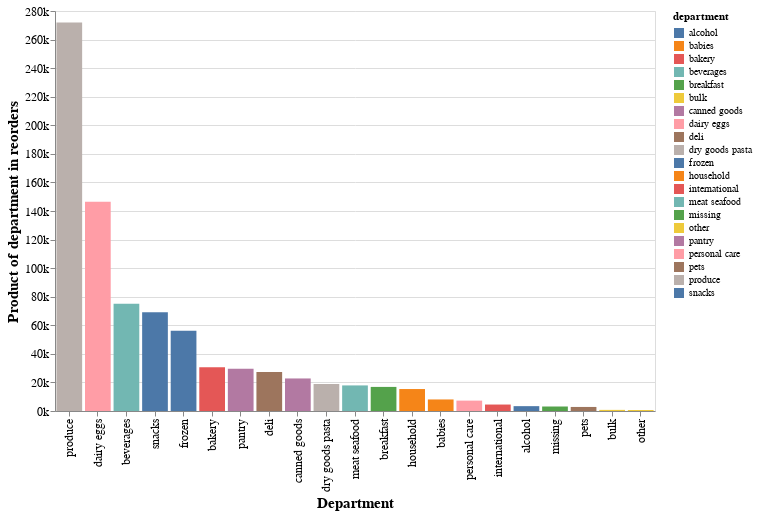

The notebook cell saved with this chart:
### Code cell
reorder_product_department_chart = (alt.Chart(max_department_product).encode(x = alt.X('department', sort = '-y', title='Department'),
                                         y = alt.Y('count', title = 'Product of department in reorders', axis=alt.Axis(format='s')),
                                         color = 'department',
                                         tooltip= 'count').mark_bar()).properties(width = 600, height = 400).configure_axis(labelFontSize=12, titleFontSize = 15)

reorder_product_department_chart

### Figure 1 — Vega-Lite specification as saved in the notebook (floating-point values rounded to 4 significant figures)
{"config": {"view": {"continuousWidth": 400, "continuousHeight": 300}, "axis": {"labelFontSize": 12, "titleFontSize": 15}}, "data": {"name": "data-43a69795c611d2fe7698549106e77551"}, "mark": "bar", "encoding": {"color": {"field": "department", "type": "nominal"}, "tooltip": {"field": "count", "type": "quantitative"}, "x": {"field": "department", "sort": "-y", "title": "Department", "type": "nominal"}, "y": {"axis": {"format": "s"}, "field": "count", "title": "Product of department in reorders", "type": "quantitative"}}, "height": 400, "width": 600, "$schema": "https://vega.github.io/schema/vega-lite/v4.17.0.json", "datasets": {"data-43a69795c611d2fe7698549106e77551": [{"department": "beverages", "count": 75060}, {"department": "meat seafood", "count": 17907}, {"department": "frozen", "count": 56168}, {"department": "deli", "count": 27367}, {"department": "dry goods pasta", "count": 18885}, {"department": "bulk", "count": 786}, {"department": "other", "count": 697}, {"department": "babies", "count": 8084}, {"department": "bakery", "count": 30692}, {"department": "produce", "count": 271886}, {"department": "pantry", "count": 29498}, {"department": "dairy eggs", "count": 146502}, {"department": "canned goods", "count": 22782}, {"department": "personal care", "count": 7271}, {"department": "breakfast", "count": 16864}, {"department": "missing", "count": 3148}, {"department": "pets", "count": 2834}, {"department": "household", "count": 15372}, {"department": "alcohol", "count": 3397}, {"department": "international", "count": 4522}, {"department": "snacks", "count": 69102}]}}
